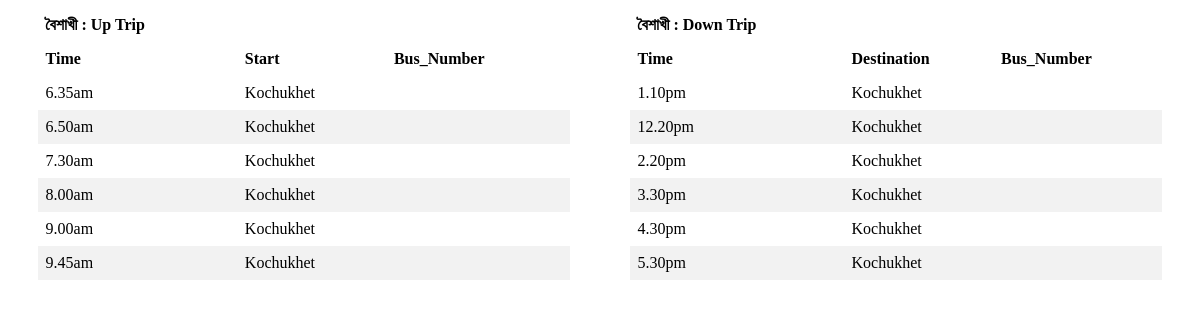
The app's page /backend/schedule_handler.php, older data.
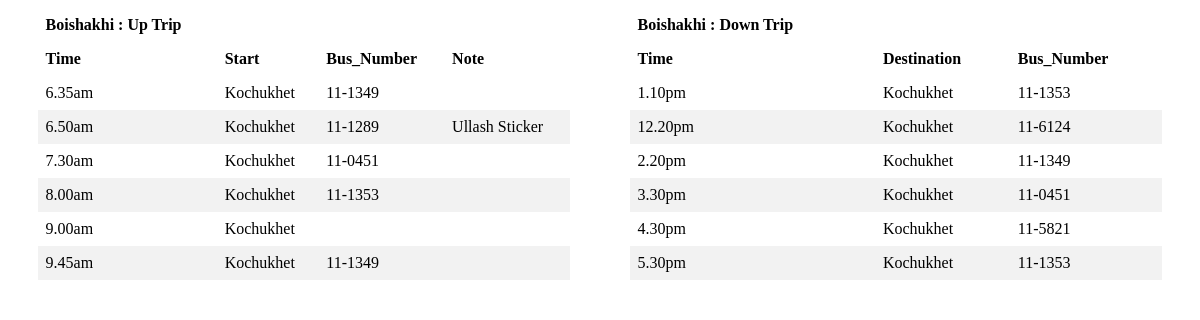
The same page, newer data.
### tables this page shows
CREATE TABLE `bus` (
  `id` int(11) NOT NULL,
  `name` varchar(100) NOT NULL,
  `route` varchar(50) NOT NULL
);

CREATE TABLE `schedule` (
  `id` int(11) NOT NULL,
  `bus_id` int(11) NOT NULL,
  `trip_type` int(11) NOT NULL,
  `time` varchar(20) NOT NULL,
  `endpoint` varchar(100) NOT NULL,
  `driver` varchar(100) NOT NULL,
  `bus_number` varchar(15) NOT NULL,
  `comment` varchar(1000) NOT NULL
);

### backend/schedule_handler.php (the view, shortened to what this page needs)
<?php
include_once('dbconnect.php');
if (isset($_POST['bus_id']) && !empty($_POST['bus_id'])) {
    $bus_id= $_POST['bus_id'];
}
else {
    $bus_id=2;
}
$busquery=$conn->query("SELECT `name` FROM `bus` WHERE `id` = $bus_id");
$value = $busquery->fetch_assoc();
$busname=$value['name'];
$query="SELECT * FROM `schedule` WHERE `bus_id` = $bus_id AND `trip_type` = 0 ORDER BY `time` ASC";
$result= $conn->query($query);
$commentquery="select COUNT(`comment`) from `schedule` WHERE `bus_id` =". $bus_id." AND `trip_type` = 0 AND `comment` != \"\" ";
$commentId=$conn->query($commentquery);
$get_total_rows = $commentId->fetch_row();
if($get_total_rows[0] > 0)
{
    $commentStatus =1;
}
else
{
    $commentStatus=0;
}
?>
<table class="table" >
    <thead>
    <tr>
        <?php
        if($commentStatus==0)
            echo "<th> $busname : Up Trip</th>";
        else
            echo "<th> $busname : Up Trip</th>";
        ?>
    </tr>
    <tr>
        <?php
        echo "<th>Time</th>";
        echo "<th>Start</th>";
        echo "<th>Bus_Number</th>";
        if($commentStatus==1)
            echo "<th>Note</th>"
        ?>
    </tr>
    </thead>
    <tbody>
    <?php
    while($row = $result->fetch_assoc())
    {
        echo
        "<tr>
              <td>{$row['time']}</td>
              <td>{$row['endpoint']}</td>
              <td>{$row['bus_number']}</td>";
        if($commentStatus===1)
            echo "<td>{$row['comment']}</td>";
        echo "</tr>\n";
    }
    ?>
    </tbody>
</table>
<?php
$query="SELECT * FROM `schedule` WHERE `bus_id` = $bus_id AND `trip_type` = 1  ORDER BY `time` ASC";
$result= $conn->query($query);
$commentquery="select COUNT(`comment`) from `schedule` WHERE `bus_id` =". $bus_id." AND `trip_type` = 1 AND `comment` != \"\" ";
$commentId=$conn->query($commentquery);
$get_total_rows = $commentId->fetch_row();
if($get_total_rows[0] > 0)
{
    $commentStatus =1;
}
else
{
    $commentStatus=0;
}
?>
<table class="table">
    <thead>
    <tr>
        <?php
        if($commentStatus==0)
            echo "<th> $busname : Down Trip</th>";
        else
            echo "<th> $busname : Down Trip</th>";
        ?>
    </tr>
    <tr>
        <?php
        echo "<th>Time</th>";
        echo "<th>Destination</th>";
        echo "<th>Bus_Number</th>";
        ?>
    </tr>
    </thead>
    <tbody>
    <?php
    while($row = $result->fetch_assoc())
    {
        echo
        "<tr>
              <td>{$row['time']}</td>
              <td>{$row['endpoint']}</td>
              <td>{$row['bus_number']}</td>";
        echo "</tr>\n";
    }
    ?>
    </tbody>
</table>
</body>
</html>

### backend/schedule_handler.php (style rules this page uses)
table { float : left; border-collapse: collapse; width: 45%; margin-right: 2.5%; margin-left: 2.5%; }
th, td { text-align: left; padding: 8px; }
tr:nth-child(even) { background-color: #f2f2f2 }
th { background-color: white; color: black; }

Row changes from the older to the newer data that the page shows:
changed bus: name "বৈশাখী" → "Boishakhi"
changed schedule "6.35am": bus_number (not shown) → "11-1349"
changed schedule "6.50am": bus_number (not shown) → "11-1289"; comment (not shown) → "Ullash Sticker"
changed schedule "7.30am": bus_number (not shown) → "11-0451"
changed schedule "8.00am": bus_number (not shown) → "11-1353"
changed schedule "9.45am": bus_number (not shown) → "11-1349"
changed schedule "1.10pm": bus_number (not shown) → "11-1353"
changed schedule "12.20pm": bus_number (not shown) → "11-6124"
changed schedule "2.20pm": bus_number (not shown) → "11-1349"
changed schedule "3.30pm": bus_number (not shown) → "11-0451"
changed schedule "4.30pm": bus_number (not shown) → "11-5821"
changed schedule "5.30pm": bus_number (not shown) → "11-1353"
Text that changed along with them:
text now shown: "Note"
